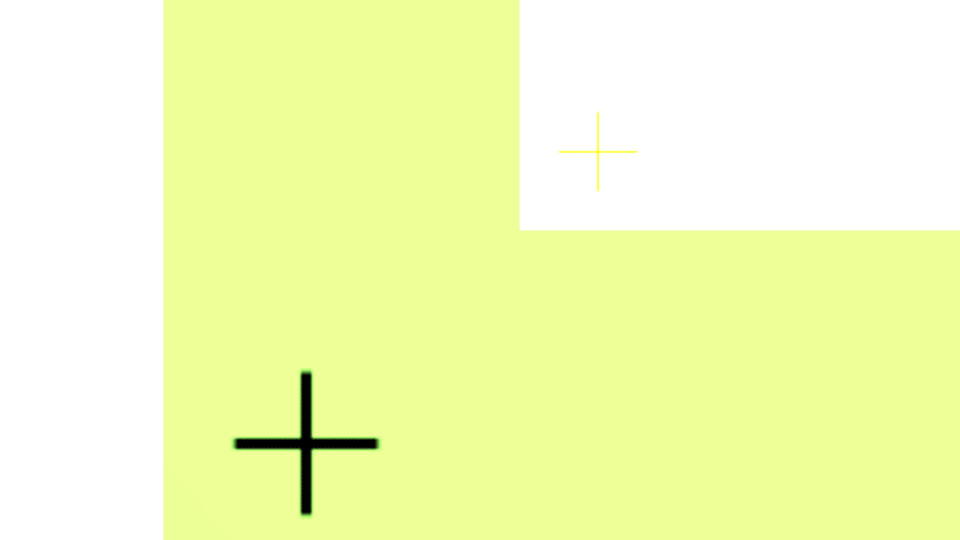
#> input picture src/robot_system_description/test_images/answer_macro.jpg, 1920 x 1080 px (shown at 1/2 size)
$ python main.py --process macro
#> lines starting #> are read from the running program, lines starting #| are printed output that depends on the picture; after the words box and inside, x2 and y2 are one past the last pixel; in counts of white or black regions, pixels touching at a corner belong together; long printed decimals are rounded
### vision_node/vision_aligner.py
from __future__ import annotations

import math
from concurrent.futures import ThreadPoolExecutor
from dataclasses import dataclass, field
from pathlib import Path
from typing import Literal, Mapping, Sequence

import cv2
import numpy as np


AlignmentMode = Literal["array", "stacking"]
TargetKind = Literal["chip", "base_plate"]
ImageInput = str | Path | np.ndarray
Roi = tuple[int, int, int, int]


@dataclass(frozen=True)
class MacroCalibration:
    """Macro 카메라 1장으로 중앙 사각 마커를 볼 때 쓰는 보정값."""

    # None이면 입력 이미지의 정중앙을 기준점으로 사용합니다.
    expected_center: tuple[float, float] | None = None
    # 장비 기준에서 중앙 마커가 가져야 하는 각도입니다. 기본은 수평 0도입니다.
    expected_angle_deg: float = 0.0
    # 기본 출력 단위는 pixel입니다. mm 출력이 필요하면 mm/pixel 값을 넣습니다.
    pixel_size: tuple[float, float] = (1.0, 1.0)
    # 중앙 마커를 찾을 영역을 제한하고 싶을 때 사용합니다. (x, y, w, h)
    marker_roi: Roi | None = None


@dataclass(frozen=True)
class MicroCameraSpec:
    """Micro 카메라 1대가 담당하는 십자선 마커의 기하 정보."""

    name: str
    # 기준 좌표계에서 이 카메라가 봐야 하는 이상적인 마커 좌표입니다.
    # 실제 장비에서는 칩/베이스 마커 간 거리(mm)를 넣는 것이 가장 좋습니다.
    reference_point: tuple[float, float]
    # 해당 카메라 이미지 안에서 마커가 정렬되어 있어야 하는 픽셀 위치입니다.
    # None이면 각 이미지의 정중앙을 사용합니다.
    expected_pixel: tuple[float, float] | None = None
    # x, y 방향 pixel -> 장비 좌표 변환 비율입니다. 기본은 pixel 그대로입니다.
    pixel_size: tuple[float, float] = (1.0, 1.0)
    # 카메라 설치 방향이 뒤집힌 경우 축 부호를 바꿉니다.
    # 예: 이미지 y+와 로봇 y+가 반대면 axis_sign=(1.0, -1.0)
    axis_sign: tuple[float, float] = (1.0, 1.0)
    # Pick/Place 기준 타겟별 탐색 ROI입니다.
    # 같은 이미지에 칩 마커와 베이스 마커가 같이 잡힐 때, 여기서 분리합니다.
    target_rois: Mapping[TargetKind, Roi] = field(default_factory=dict)


@dataclass(frozen=True)
class DetectionConfig:
    """마커 검출 알고리즘의 민감도와 탐색 스케일."""

    # 십자선 템플릿 크기 후보입니다. 실제 마커가 크게 보이면 더 큰 홀수를 추가합니다.
    cross_template_sizes: tuple[int, ...] = (19, 25, 31, 41, 55, 71)
    # 템플릿 매칭 점수가 이 값보다 낮으면 검출 실패로 판단합니다.
    min_cross_score: float = 0.22
    # 템플릿 매칭 후 sub-pixel 중심을 다시 구할 때 사용할 지역 창 배율입니다.
    refine_window_scale: float = 1.7
    # Macro 사각 마커 contour의 최소/최대 면적 비율입니다.
    macro_min_area_ratio: float = 0.0003
    macro_max_area_ratio: float = 0.25


@dataclass(frozen=True)
class ReferenceRegistrationConfig:
    """기준 영상과 현재 영상의 4축 정합 설정."""

    max_width: int = 960
    max_iterations: int = 60
    epsilon: float = 1e-5
    min_correlation: float = 0.20
    macro_roi_fraction: float = 1.0
    micro_roi_fraction: float = 1.0


@dataclass(frozen=True)
class MarkerDetection:
    """검출된 마커 중심과 디버깅용 부가 정보."""

    center: tuple[float, float]
    score: float
    size: int
    polarity: Literal["bright", "dark"]
    angle_deg: float = 0.0
    box_points: tuple[tuple[float, float], ...] | None = None


class VisionAligner:
    """
    Pick / Place 공정의 비전 정렬 오차(dx, dy, dtheta)를 계산합니다.

    기본 반환 단위는 pixel 기반입니다. 실제 로봇 보정값(mm, deg)이 필요하면
    MicroCameraSpec.pixel_size와 reference_point를 장비 캘리브레이션 값으로
    바꿔서 생성하면 됩니다.
    """

    DEFAULT_CAMERA_ORDER = ("micro_1", "micro_2", "micro_3", "micro_4")

    def __init__(
        self,
        *,
        macro_calibration: MacroCalibration | None = None,
        micro_camera_specs: Mapping[str, MicroCameraSpec] | None = None,
        detection_config: DetectionConfig | None = None,
        reference_registration_config: ReferenceRegistrationConfig | None = None,
        debug_mode: bool = False,
        show_debug_windows: bool = False,
    ):
        self.macro_calibration = macro_calibration or MacroCalibration()
        self.micro_camera_specs = (
            dict(micro_camera_specs)
            if micro_camera_specs is not None
            else self.create_default_micro_camera_specs()
        )
        self.micro_camera_order = tuple(self.micro_camera_specs.keys())
        if len(self.micro_camera_order) != 4:
            raise ValueError("Micro 카메라 spec은 정확히 4개가 필요합니다.")

        self.detection_config = detection_config or DetectionConfig()
        self.reference_registration_config = (
            reference_registration_config or ReferenceRegistrationConfig()
        )
        self.debug_mode = debug_mode
        self.show_debug_windows = show_debug_windows

        # FastAPI 같은 서버 환경에서는 cv2.imshow를 띄우지 않고,
        # 마지막 디버그 프레임만 보관해서 API 응답/파일 저장 등에 활용할 수 있게 합니다.
        self.last_debug_frames: dict[str, np.ndarray] = {}
        self._template_cache: dict[int, np.ndarray] = {}

    @classmethod
    def create_default_micro_camera_specs(
        cls,
        *,
        marker_span_x: float = 100.0,
        marker_span_y: float = 100.0,
        pixel_size: tuple[float, float] = (1.0, 1.0),
    ) -> dict[str, MicroCameraSpec]:
        """
        4대 Micro 카메라의 기본 배치를 만듭니다.

        기본 순서는 좌상, 우상, 우하, 좌하입니다. 실제 배선 순서가 다르면
        이 메서드를 쓰지 말고 MicroCameraSpec을 직접 만들어 전달하세요.
        """

        half_x = marker_span_x / 2.0
        half_y = marker_span_y / 2.0

        return {
            "micro_1": MicroCameraSpec(
                name="micro_1",
                reference_point=(-half_x, half_y),
                pixel_size=pixel_size,
            ),
            "micro_2": MicroCameraSpec(
                name="micro_2",
                reference_point=(half_x, half_y),
                pixel_size=pixel_size,
            ),
            "micro_3": MicroCameraSpec(
                name="micro_3",
                reference_point=(half_x, -half_y),
                pixel_size=pixel_size,
            ),
            "micro_4": MicroCameraSpec(
                name="micro_4",
                reference_point=(-half_x, -half_y),
                pixel_size=pixel_size,
            ),
        }

    def align_macro(self, image: ImageInput) -> dict[str, float]:
        """
        Macro 이미지 1장에서 중앙 사각 마커를 검출해 Coarse 오차를 계산합니다.

        dx, dy는 "마커 중심을 기준 위치로 보내기 위한 보정량"입니다.
        dtheta도 동일하게 현재 각도를 기준 각도로 맞추기 위한 보정각입니다.
        """

        self.last_debug_frames.clear()
        frame = self._load_image(image)
        calibration = self.macro_calibration
        detection = self._detect_square_marker(frame, calibration.marker_roi)

        height, width = frame.shape[:2]
        expected_center = calibration.expected_center or (width / 2.0, height / 2.0)
        dx = (expected_center[0] - detection.center[0]) * calibration.pixel_size[0]
        dy = (expected_center[1] - detection.center[1]) * calibration.pixel_size[1]
        dtheta = self._normalize_angle_deg(
            calibration.expected_angle_deg - detection.angle_deg
        )

        result = self._result(dx, dy, dtheta)

        if self.debug_mode:
            debug_frame = self._draw_macro_debug(frame, detection, expected_center, result)
            self._publish_debug_frame("macro_alignment", debug_frame)

        return result

    # [466 lines left out: functions align_pick, align_place, align_reference_image, align_reference_square_marker, align_reference_substrate_outline, align_reference_micro_set and 5 more, not called in this run]

    def _detect_square_marker(
        self,
        frame: np.ndarray,
        roi: Roi | None,
    ) -> MarkerDetection:
        crop, offset = self._crop(frame, roi)
        gray = self._preprocess_gray(crop)
        image_area = gray.shape[0] * gray.shape[1]
        min_area = image_area * self.detection_config.macro_min_area_ratio
        max_area = image_area * self.detection_config.macro_max_area_ratio
        roi_center = np.array([gray.shape[1] / 2.0, gray.shape[0] / 2.0])
        roi_diag = math.hypot(gray.shape[1], gray.shape[0])

        best: tuple[float, MarkerDetection] | None = None

        # 마커가 검은색/흰색 어느 쪽이어도 찾을 수 있게 양쪽 이진화를 모두 시도합니다.
        for threshold_type, polarity in (
            (cv2.THRESH_BINARY, "bright"),
            (cv2.THRESH_BINARY_INV, "dark"),
        ):
            _, mask = cv2.threshold(gray, 0, 255, threshold_type | cv2.THRESH_OTSU)
            mask = cv2.morphologyEx(mask, cv2.MORPH_OPEN, np.ones((3, 3), np.uint8))
            contours, _ = cv2.findContours(
                mask,
                cv2.RETR_EXTERNAL,
                cv2.CHAIN_APPROX_SIMPLE,
            )

            for contour in contours:
                area = cv2.contourArea(contour)
                if area < min_area or area > max_area:
                    continue

                rect = cv2.minAreaRect(contour)
                (center_x, center_y), (width, height), _ = rect
                if width <= 1.0 or height <= 1.0:
                    continue

                long_side = max(width, height)
                short_side = min(width, height)
                square_score = short_side / long_side
                if square_score < 0.55:
                    continue

                center = np.array([center_x, center_y])
                center_score = 1.0 - min(
                    1.0,
                    np.linalg.norm(center - roi_center) / max(roi_diag / 2.0, 1.0),
                )
                extent = area / max(width * height, 1.0)
                size_score = min(1.0, area / max(image_area * 0.03, 1.0))
                score = square_score * 2.0 + center_score * 2.0 + extent + size_score

                box = cv2.boxPoints(rect)
                detection = MarkerDetection(
                    center=(center_x + offset[0], center_y + offset[1]),
                    score=float(score),
                    size=int(round(long_side)),
                    polarity=polarity,
                    angle_deg=self._rect_angle_deg(rect),
                    box_points=tuple(
                        (float(point[0] + offset[0]), float(point[1] + offset[1]))
                        for point in box
                    ),
                )

                if best is None or score > best[0]:
                    best = (score, detection)

        if best is None:
            raise ValueError("Macro 이미지에서 중앙 사각 마커를 찾지 못했습니다.")

        return best[1]

    # [289 lines left out: functions _detect_saturated_surface, _detect_cross_marker, _refine_cross_center, _select_component_near_center, _camera_measurement_to_world_point, _solve_rigid_alignment and 2 more, not called in this run]

    def _preprocess_gray(self, frame: np.ndarray) -> np.ndarray:
        if frame.ndim == 2:
            gray = frame
        else:
            gray = cv2.cvtColor(frame, cv2.COLOR_BGR2GRAY)

        gray = cv2.normalize(gray, None, 0, 255, cv2.NORM_MINMAX).astype(np.uint8)
        clahe = cv2.createCLAHE(clipLimit=2.0, tileGridSize=(8, 8))
        gray = clahe.apply(gray)
        return cv2.GaussianBlur(gray, (3, 3), 0)

    def _crop(self, frame: np.ndarray, roi: Roi | None) -> tuple[np.ndarray, tuple[int, int]]:
        if roi is None:
            return frame, (0, 0)

        x, y, width, height = roi
        image_height, image_width = frame.shape[:2]
        x0 = max(0, x)
        y0 = max(0, y)
        x1 = min(image_width, x + width)
        y1 = min(image_height, y + height)

        if x0 >= x1 or y0 >= y1:
            raise ValueError(f"ROI가 이미지 범위를 벗어났습니다: {roi}")

        return frame[y0:y1, x0:x1], (x0, y0)

    def _load_image(self, image: ImageInput) -> np.ndarray:
        if isinstance(image, np.ndarray):
            return image.copy()

        frame = cv2.imread(str(image), cv2.IMREAD_COLOR)
        if frame is None:
            raise ValueError(f"이미지를 읽을 수 없습니다: {image}")

        return frame

    # [153 lines left out: functions _draw_macro_debug, _draw_cross_debug, _draw_micro_overview, _draw_crosshair, _draw_result_text, _publish_debug_frame and 1 more, not called in this run]

    def _rect_angle_deg(self, rect) -> float:
        (_, _), (width, height), angle = rect
        if width < height:
            angle += 90.0
        return self._normalize_square_angle_deg(angle)

    def _normalize_square_angle_deg(self, angle: float) -> float:
        # 중앙 마커가 사각형이면 0도와 90도는 시각적으로 같은 상태입니다.
        # OpenCV minAreaRect가 같은 사각형을 0도 또는 90도로 번갈아 반환할 수 있어
        # 사각 마커 기준 오차는 -45~45도 범위로 접어 안정화합니다.
        # 정확히 45도인 경계는 -45도로 통일해 0->45도 칩 보정 부호가
        # 15도 / 30도 칩과 같은 방향을 유지하게 합니다.
        while angle <= -45.0:
            angle += 90.0
        while angle >= 45.0:
            angle -= 90.0
        return angle

    def _normalize_angle_deg(self, angle: float) -> float:
        while angle <= -180.0:
            angle += 360.0
        while angle > 180.0:
            angle -= 360.0
        return angle

    def _result(self, dx: float, dy: float, dtheta: float) -> dict[str, float]:
        return {
            "dx": float(dx),
            "dy": float(dy),
            "dtheta": float(dtheta),
        }


__all__ = [
    "DetectionConfig",
    "MacroCalibration",
    "MicroCameraSpec",
    "ReferenceRegistrationConfig",
    "VisionAligner",
]

### vision_node/main.py
import argparse
from pathlib import Path

import cv2

from vision_aligner import VisionAligner


WORKSPACE_ROOT = Path(__file__).resolve().parents[1]
DEFAULT_TEST_IMAGE_DIR = WORKSPACE_ROOT / "src" / "robot_system_description" / "test_images"
DEFAULT_MACRO_IMAGE = DEFAULT_TEST_IMAGE_DIR / "answer_macro.jpg"
DEFAULT_MICRO_IMAGES = [
    DEFAULT_TEST_IMAGE_DIR / f"answer_micro_{index}.jpg"
    for index in range(1, 5)
]


def parse_args():
    parser = argparse.ArgumentParser(
        description="Macro/Micro 카메라 이미지로 비전 정렬 오차를 계산합니다."
    )
    parser.add_argument(
        "--process",
        choices=("macro", "pick", "place"),
        required=True,
        help="실행할 정렬 공정입니다.",
    )
    parser.add_argument(
        "--mode",
        choices=("array", "stacking"),
        default="array",
        help="place 공정에서 사용할 기준 타겟 선택 모드입니다.",
    )
    parser.add_argument(
        "--image",
        default=str(DEFAULT_MACRO_IMAGE),
        help="macro 공정에서 사용할 이미지 1장 경로입니다. 기본값은 answer_macro.jpg입니다.",
    )
    parser.add_argument(
        "--micro-images",
        nargs=4,
        default=[str(path) for path in DEFAULT_MICRO_IMAGES],
        metavar=("MICRO_1", "MICRO_2", "MICRO_3", "MICRO_4"),
        help="pick/place 공정에서 사용할 micro 이미지 4장 경로입니다. 기본값은 answer_micro_1~4.jpg입니다.",
    )
    parser.add_argument(
        "--debug",
        action="store_true",
        help="검출 위치와 계산 결과가 그려진 디버그 이미지를 생성합니다.",
    )
    parser.add_argument(
        "--show-debug",
        action="store_true",
        help="OpenCV 창으로 디버그 이미지를 표시합니다.",
    )
    parser.add_argument(
        "--debug-dir",
        default="vision_debug",
        help="디버그 이미지를 저장할 폴더입니다.",
    )
    return parser.parse_args()


def save_debug_frames(aligner: VisionAligner, debug_dir: str):
    output_dir = Path(debug_dir)
    output_dir.mkdir(parents=True, exist_ok=True)

    for name, frame in aligner.last_debug_frames.items():
        cv2.imwrite(str(output_dir / f"{name}.png"), frame)


def main():
    args = parse_args()
    aligner = VisionAligner(
        debug_mode=args.debug,
        show_debug_windows=args.show_debug,
    )

    if args.process == "macro":
        if not args.image:
            raise ValueError("macro 공정은 --image가 필요합니다.")
        result = aligner.align_macro(args.image)
#> in _load_image, frame is the input picture: shape (1080, 1920, 3); mean B, G, R 188, 253.6, 242.8
#> in _detect_square_marker, `crop, offset = self._crop(frame, roi)`: offset = (0, 0)
#> in _preprocess_gray, `gray = cv2.cvtColor(frame, cv2.COLOR_BGR2GRAY)`:
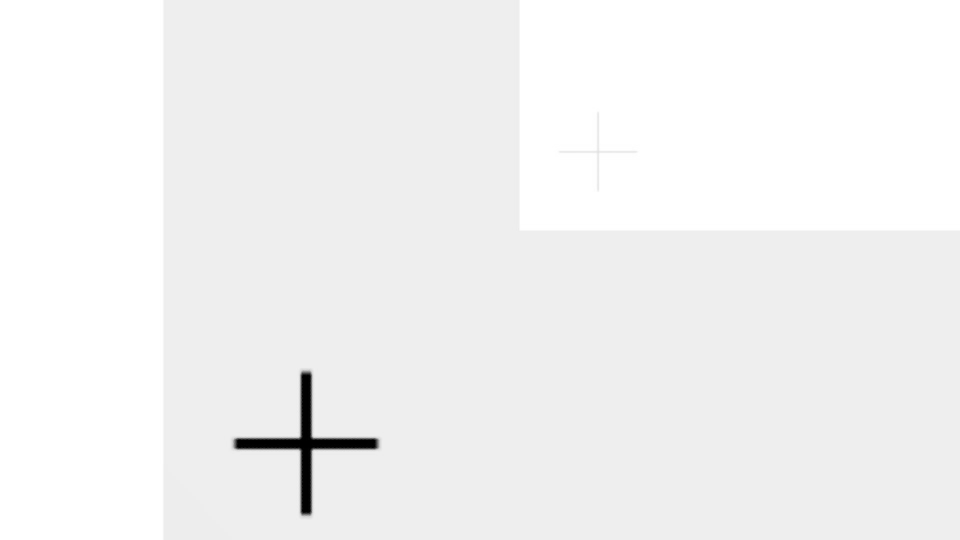
#> gray: shape (1080, 1920) (shown at 1/2 size); min 0, max 255, mean 242.8
#> the loop in _detect_square_marker, `for threshold_type, polarity in ( (cv2.THRESH_BINARY, "bright"), (cv2...` made 2 passes
#> contours on pass 1: [[[0, 0], [0, 1079], [1919, 1079], [1919, 0]]]
#> pass 2, in _detect_square_marker, `_, mask = cv2.threshold(gray, 0, 255, threshold_type | cv2.THRESH_OTSU)`:
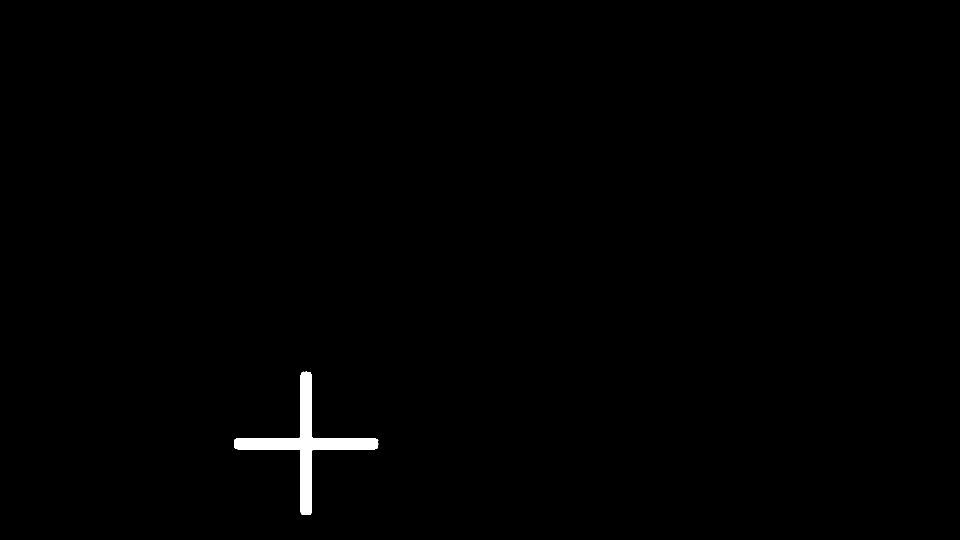
#> mask: shape (1080, 1920) (shown at 1/2 size); 0.61% white; 1 white region, box (x1, y1, x2, y2) and area: (468, 743, 757, 1030) 12599
#> in align_macro, `dx = (expected_center[0] - detection.center[0]) * calibration.pixel_si..`: dx = 348
#> in align_macro, `dy = (expected_center[1] - detection.center[1]) * calibration.pixel_si..`: dy = -347
#> in align_macro, `dtheta = self._normalize_angle_deg( calibration.expected_angle_deg - d..`: dtheta = 45
#> in align_macro, `result = self._result(dx, dy, dtheta)`: result = {'dx': 348, 'dy': -347, 'dtheta': 45}
#> result = {'dx': 348, 'dy': -347, 'dtheta': 45}
    elif args.process == "pick":
        if not args.micro_images:
            raise ValueError("pick 공정은 --micro-images 이미지 4장이 필요합니다.")
        result = aligner.align_pick(args.micro_images)
    else:
        if not args.micro_images:
            raise ValueError("place 공정은 --micro-images 이미지 4장이 필요합니다.")
        result = aligner.align_place(args.micro_images, mode=args.mode)

    print(result)
#| {'dx': 348.000, 'dy': -347.000, 'dtheta': 45.0}

    if args.debug:
        save_debug_frames(aligner, args.debug_dir)

    if args.show_debug:
        cv2.waitKey(0)
        cv2.destroyAllWindows()


if __name__ == "__main__":
    main()
